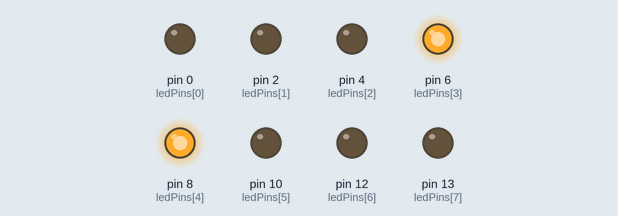
Recording of a sketch running on a simulated Arduino Uno, built with avr-gcc and run on an emulated ATmega328P. Shown: output pins drawn as LEDs (lit = HIGH).

Above: at 0.05 s.
At 0.55 s:
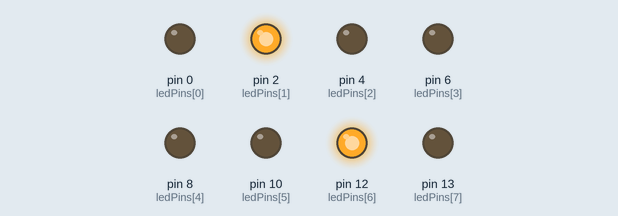
At 1.45 s:
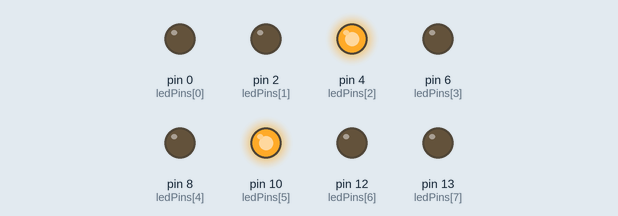
At 2.8 s:
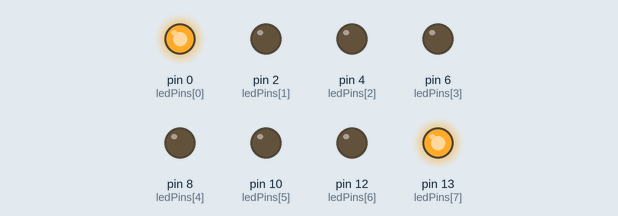
Timing chart, 0 to 3.1 s (numbered marks = the images above):
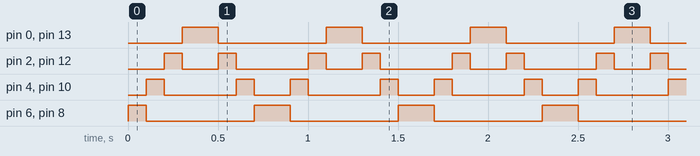

The sketch:

sketch_feb05a.ino
```cpp
/*     ---------------------------------------------------------
 *     |  Arduino Experimentation Kit Example Code             |
 *     |  CIRC-02 .: 8 LED Fun :. (Multiple LEDs)              |
 *     ---------------------------------------------------------
 *
 */

//LED Pin Variables
int ledPins[] = {0,2,4,6,8,10,12,13};
void setup()
{
  //Set each pin connected to an LED to output mode (pulling high (on) or low (off)
  for(int i = 0; i < 8; i++)
  {
      pinMode(ledPins[i],OUTPUT);
  }
}

void loop()
{
    //oneAfterAnotherNoLoop();   //this will turn on each LED one by one then turn each off
    //oneAfterAnotherLoop();
    //oneOnAtATime();          //this will turn one LED on then turn the next one
                               //on turning the former off (one LED will look like it is scrolling along the line
    inAndOut();              //lights the two middle LEDs then moves them out then back
                               //in again
}

void oneAfterAnotherLoop()
{
  int delayTime = 100; //the time (in milliseconds) to pause between LEDs
                       //make smaller for quicker switching and larger for slower

//Turn Each LED on one after another
  for(int i = 0; i <= 7; i++)
  {
    digitalWrite(ledPins[i], HIGH);  //Turns on LED #i each time this runs i
    delay(delayTime);                //gets one added to it so this will repeat
  }                                  //8 times the first time i will = 0 the final
                                     //time i will equal 7;

//Turn Each LED off one after another
  for(int i = 7; i >= 0; i--)
  {  //same as above but rather than starting at 0 and counting up
                                //we start at seven and count down
    digitalWrite(ledPins[i], LOW);  //Turns off LED #i each time this runs i
    delay(delayTime);                //gets one subtracted from it so this will repeat
  }                                  //8 times the first time i will = 7 the final
                                     //time it will equal 0
}

/*
 * oneOnAtATime() - Will light one LED then the next turning off all the others
 */
void oneOnAtATime()
{
  int delayTime = 100;
  for(int i = 0; i <= 7; i++)
  {
    int offLED = i - 1;  //Calculate which LED was turned on last time through
    if(i == 0)
    {                     //for i = 1 to 7 this is i minus 1 (i.e. if i = 2 we will
      offLED = 7;        //turn on LED 2 and off LED 1)
    }                    //however if i = 0 we don't want to turn of led -1 (doesn't exist)
                         //instead we turn off LED 7, (looping around)
    digitalWrite(ledPins[i], HIGH);     //turn on LED #i
    digitalWrite(ledPins[offLED], LOW); //turn off the LED we turned on last time
    delay(delayTime);
  }
}

/*
 * inAndOut() - This will turn on the two middle LEDs then the next two out
 * making an in and out look
 */
void inAndOut()
{
  int delayTime = 100; //the time (in milliseconds) to pause between LEDs
                       //make smaller for quicker switching and larger for slower

  //runs the LEDs out from the middle
  for(int i = 0; i <= 3; i++)
  {
    int offLED = i - 1;  //Calculate which LED was turned on last time through
    if(i == 0)
    {         //for i = 1 to 7 this is i minus 1 (i.e. if i = 2 we will
      offLED = 3;        //turn on LED 2 and off LED 1)
    }                    //however if i = 0 we don't want to turn of led -1 (doesn't exist)
                         //instead we turn off LED 7, (looping around)
    int onLED1 = 3 - i;       //this is the first LED to go on ie. LED #3 when i = 0 and LED
                             //#0 when i = 3
    int onLED2 = 4 + i;       //this is the first LED to go on ie. LED #4 when i = 0 and LED
                             //#7 when i = 3
    int offLED1 = 3 - offLED; //turns off the LED we turned on last time
    int offLED2 = 4 + offLED; //turns off the LED we turned on last time

    digitalWrite(ledPins[onLED1], HIGH);
    digitalWrite(ledPins[onLED2], HIGH);
    digitalWrite(ledPins[offLED1], LOW);
    digitalWrite(ledPins[offLED2], LOW);
    delay(delayTime);
  }

  //runs the LEDs into the middle
  for(int i = 3; i >= 0; i--)
  {
    int offLED = i + 1;  //Calculate which LED was turned on last time through
    if(i == 3)
    {         //for i = 1 to 7 this is i minus 1 (i.e. if i = 2 we will
      offLED = 0;        //turn on LED 2 and off LED 1)
    }                    //however if i = 0 we don't want to turn of led -1 (doesn't exist)
                         //instead we turn off LED 7, (looping around)
    int onLED1 = 3 - i;       //this is the first LED to go on ie. LED #3 when i = 0 and LED
                             //#0 when i = 3
    int onLED2 = 4 + i;       //this is the first LED to go on ie. LED #4 when i = 0 and LED
                             //#7 when i = 3
    int offLED1 = 3 - offLED; //turns off the LED we turned on last time
    int offLED2 = 4 + offLED; //turns off the LED we turned on last time

    digitalWrite(ledPins[onLED1], HIGH);
    digitalWrite(ledPins[onLED2], HIGH);
    digitalWrite(ledPins[offLED1], LOW);
    digitalWrite(ledPins[offLED2], LOW);
    delay(delayTime);
  }
}

/*
 * oneAfterAnotherNoLoop() - Will light one LED then delay for delayTime then light
 * the next LED until all LEDs are on it will then turn them off one after another
 *
 * this does it without using a loop which makes for a lot of typing.
 * oneOnAtATimeLoop() does exactly the same thing with less typing
 *
void oneAfterAnotherNoLoop(){
  int delayTime = 100; //the time (in milliseconds) to pause between LEDs
                       //make smaller for quicker switching and larger for slower
  digitalWrite(ledPins[0], HIGH);  //Turns on LED #0 (connected to pin 2 )
  delay(delayTime);                //waits delayTime milliseconds
  digitalWrite(ledPins[1], HIGH);  //Turns on LED #1 (connected to pin 3 )
  delay(delayTime);                //waits delayTime milliseconds
  digitalWrite(ledPins[2], HIGH);  //Turns on LED #2 (connected to pin 4 )
  delay(delayTime);                //waits delayTime milliseconds
  digitalWrite(ledPins[3], HIGH);  //Turns on LED #3 (connected to pin 5 )
  delay(delayTime);                //waits delayTime milliseconds
  digitalWrite(ledPins[4], HIGH);  //Turns on LED #4 (connected to pin 6 )
  delay(delayTime);                //waits delayTime milliseconds
  digitalWrite(ledPins[5], HIGH);  //Turns on LED #5 (connected to pin 7 )
  delay(delayTime);                //waits delayTime milliseconds
  digitalWrite(ledPins[6], HIGH);  //Turns on LED #6 (connected to pin 8 )
  delay(delayTime);                //waits delayTime milliseconds
  digitalWrite(ledPins[7], HIGH);  //Turns on LED #7 (connected to pin 9 )
  delay(delayTime);                //waits delayTime milliseconds

//Turns Each LED Off
  digitalWrite(ledPins[7], LOW);  //Turns on LED #0 (connected to pin 2 )
  delay(delayTime);                //waits delayTime milliseconds
  digitalWrite(ledPins[6], LOW);  //Turns on LED #1 (connected to pin 3 )
  delay(delayTime);                //waits delayTime milliseconds
  digitalWrite(ledPins[5], LOW);  //Turns on LED #2 (connected to pin 4 )
  delay(delayTime);                //waits delayTime milliseconds
  digitalWrite(ledPins[4], LOW);  //Turns on LED #3 (connected to pin 5 )
  delay(delayTime);                //waits delayTime milliseconds
  digitalWrite(ledPins[3], LOW);  //Turns on LED #4 (connected to pin 6 )
  delay(delayTime);                //waits delayTime milliseconds
  digitalWrite(ledPins[2], LOW);  //Turns on LED #5 (connected to pin 7 )
  delay(delayTime);                //waits delayTime milliseconds
  digitalWrite(ledPins[1], LOW);  //Turns on LED #6 (connected to pin 8 )
  delay(delayTime);                //waits delayTime milliseconds
  digitalWrite(ledPins[0], LOW);  //Turns on LED #7 (connected to pin 9 )
  delay(delayTime);                //waits delayTime milliseconds
}
*/
```

Measured:
- by itself, pin 0 (ledPins[0]), pin 13 (ledPins[7]): alternates HIGH for 0.20 s and LOW for 0.60 s
- by itself, pin 2 (ledPins[1]), pin 12 (ledPins[6]): repeats every 0.80 s: LOW 0.20 s, HIGH 0.10 s, LOW 0.40 s, HIGH 0.10 s
- by itself, pin 4 (ledPins[2]), pin 10 (ledPins[5]): repeats every 0.80 s: LOW 0.40 s, HIGH 0.10 s, LOW 0.20 s, HIGH 0.10 s
- by itself, pin 6 (ledPins[3]), pin 8 (ledPins[4]): repeats every 0.80 s: LOW 0.60 s, HIGH 0.20 s
